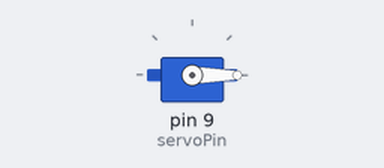
The sketch below on a simulated Arduino Uno, built with avr-gcc and run on an emulated ATmega328P. On the bench: servo.

Above: at 0.05 s.
At 1.5 s:
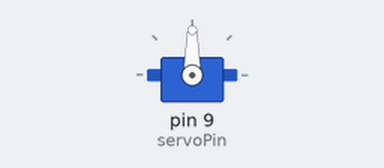
At 3.0 s:
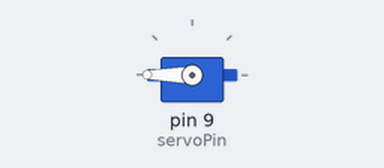
Timing chart, 0 to 6.9 s (numbered marks = the images above):
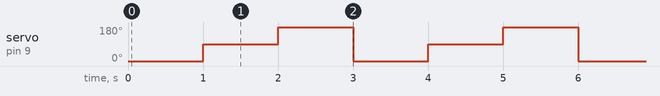

Measured:
- by itself, servo on pin 9 (servoPin): repeats every 3.0 s: 180° 1.0 s, 0° 1.0 s, 90° 1.0 s

The sketch:

Servo.ino
```cpp
// وفريسلا ةبتكم نيمضت
#include <Servo.h>

// نئاك ءاشنإ (object) عون نم Servo
// وفريس نم رثكأ كيدل ناك اذإ تانئاك ةدع ءاشنإ كنكمي
Servo myServo;

// وفريسلا ةراشإ كلس هب لصتيس يذلا يمقرلا فرطلا فيرعت
const int servoPin = 9;

void setup() {
  // ددحملا فرطلاب وفريسلا نئاك قافرإ
  //  فرطلا نأ ونيودرلأا ربخي اذه 9 وفريسلا يف مكحتيس
  myServo.attach(servoPin);
}

void loop() {
  //  ىلإ وفريسلا كيرحت 0 ةجرد
  myServo.write(0);
  delay(1000); // ةدحاو ةيناث ةدمل راظتنلاا

  //  ىلإ وفريسلا كيرحت 90 ةجرد
  myServo.write(90);
  delay(1000); // ةدحاو ةيناث ةدمل راظتنلاا

  //  ىلإ وفريسلا كيرحت 180 ةجرد
  myServo.write(180);
  delay(1000); // ةدحاو ةيناث ةدمل راظتنلاا
}
```
